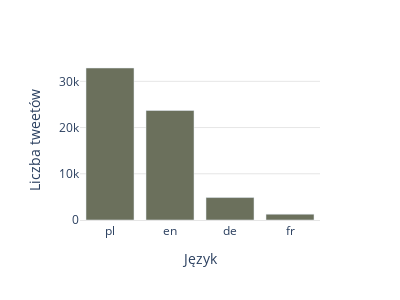

Write notebook code for a chart like this one.
### Code cell
langs = tweets_df.lang.value_counts().rename_axis('lang').reset_index(name='counts')
langs = langs[(langs.lang != 'und') & (langs.counts > 800)]

fig = px.bar(langs, x='lang', y='counts', width=400, height=300,
                      labels={
                          "lang": 'Język',
                          "counts": "Liczba tweetów",
                      },
                      color_discrete_sequence=["#6b705c"],
                      )
fig.update_xaxes(
    showgrid=False,
    showline=True, linewidth=1, linecolor='rgba(0, 0, 0, 0.1)'
)
fig.update_yaxes(
    showgrid=True,
    gridcolor='rgba(0, 0, 0, 0.1)'
)
fig.update_layout({
    'legend_bgcolor': 'rgba(0, 0, 0, 0)',
    'plot_bgcolor': 'rgba(0, 0, 0, 0)',
})
fig.show()
fig.write_image('./figures/tweets_languages.pdf', format='pdf')

### Figure 1 — Plotly figure (JSON) as saved in the notebook; plotly's stock layout.template omitted (floating-point values rounded to 4 significant figures)
{"data": [{"alignmentgroup": "True", "hovertemplate": "Język=%{x}<br>Liczba tweetów=%{y}<extra></extra>", "legendgroup": "", "marker": {"color": "#6b705c", "pattern": {"shape": ""}}, "name": "", "offsetgroup": "", "orientation": "v", "showlegend": false, "textposition": "auto", "type": "bar", "x": ["pl", "en", "de", "fr"], "xaxis": "x", "y": [32884, 23687, 4857, 1262], "yaxis": "y"}], "layout": {"barmode": "relative", "height": 300, "legend": {"bgcolor": "rgba(0, 0, 0, 0)", "tracegroupgap": 0}, "margin": {"t": 60}, "plot_bgcolor": "rgba(0, 0, 0, 0)", "width": 400, "xaxis": {"anchor": "y", "domain": [0, 1], "linecolor": "rgba(0, 0, 0, 0.1)", "linewidth": 1, "showgrid": false, "showline": true, "title": {"text": "Język"}}, "yaxis": {"anchor": "x", "domain": [0, 1], "gridcolor": "rgba(0, 0, 0, 0.1)", "showgrid": true, "title": {"text": "Liczba tweetów"}}}}
